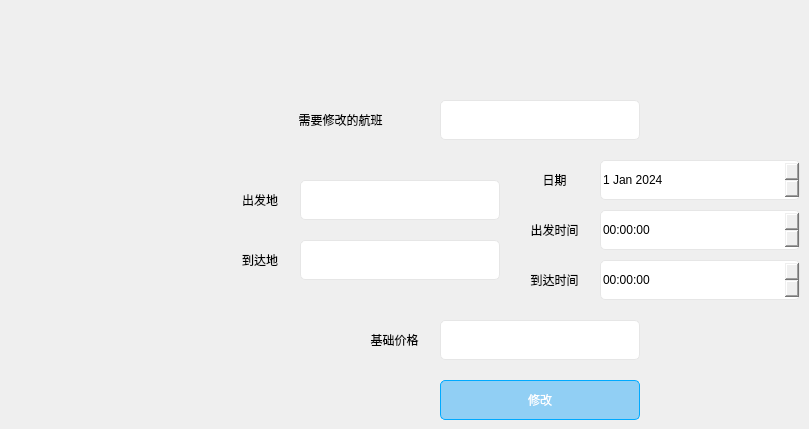
    <widget class="QWidget" name="page_2">
     <widget class="QLabel" name="label_4">
      <property name="geometry">
       <rect>
        <x>0</x>
        <y>240</y>
        <width>80</width>
        <height>80</height>
       </rect>
      </property>
      <property name="text">
       <string/>
      </property>
      <property name="pixmap">
       <pixmap resource="icon.qrc">:/new/prefix1/iconANDpic/point4.png</pixmap>
      </property>
     </widget>
     <widget class="QLabel" name="label_21">
      <property name="geometry">
       <rect>
        <x>260</x>
        <y>100</y>
        <width>161</width>
        <height>40</height>
       </rect>
      </property>
      <property name="styleSheet">
       <string notr="true">font: 700 16pt &quot;微软雅黑&quot;;</string>
      </property>
      <property name="text">
       <string>&lt;html&gt;&lt;head/&gt;&lt;body&gt;&lt;p&gt;需要修改的航班&lt;/p&gt;&lt;/body&gt;&lt;/html&gt;</string>
      </property>
      <property name="alignment">
       <set>Qt::AlignmentFlag::AlignCenter</set>
      </property>
     </widget>
     <widget class="QLineEdit" name="lineEdit_needToUpdateFlightId">
      <property name="geometry">
       <rect>
        <x>440</x>
        <y>100</y>
        <width>200</width>
        <height>40</height>
       </rect>
      </property>
      <property name="styleSheet">
       <string notr="true">
	font: 16pt &quot;Microsoft YaHei UI&quot;;
    border: 1px solid rgb(230, 230, 230);
    border-radius: 5px;

</string>
      </property>
     </widget>
     <widget class="QDateEdit" name="dateEdit_needToUpdateDate">
      <property name="geometry">
       <rect>
        <x>600</x>
        <y>160</y>
        <width>200</width>
        <height>40</height>
       </rect>
      </property>
      <property name="styleSheet">
       <string notr="true">
	font: 16pt &quot;Microsoft YaHei UI&quot;;
    border: 1px solid rgb(230, 230, 230);
    border-radius: 5px;
</string>
      </property>
      <property name="date">
       <date>
        <year>2024</year>
        <month>1</month>
        <day>1</day>
       </date>
      </property>
     </widget>
     <widget class="QTimeEdit" name="timeEdit_needToUpdateDepartureTime">
      <property name="geometry">
       <rect>
        <x>600</x>
        <y>210</y>
        <width>200</width>
        <height>40</height>
       </rect>
      </property>
      <property name="styleSheet">
       <string notr="true">
	font: 16pt &quot;Microsoft YaHei UI&quot;;
    border: 1px solid rgb(230, 230, 230);
    border-radius: 5px;
</string>
      </property>
     </widget>
     <widget class="QTimeEdit" name="timeEdit_needToUpdateArrivalTime">
      <property name="geometry">
       <rect>
        <x>600</x>
        <y>260</y>
        <width>200</width>
        <height>40</height>
       </rect>
      </property>
      <property name="styleSheet">
       <string notr="true">
	font: 16pt &quot;Microsoft YaHei UI&quot;;
    border: 1px solid rgb(230, 230, 230);
    border-radius: 5px;
</string>
      </property>
     </widget>
     <widget class="QLineEdit" name="lineEdit_needToUpdateDeparturePlace">
      <property name="geometry">
       <rect>
        <x>300</x>
        <y>180</y>
        <width>200</width>
        <height>40</height>
       </rect>
      </property>
      <property name="styleSheet">
       <string notr="true">QLineEdit {

	font: 16pt &quot;Microsoft YaHei UI&quot;;
    border: 1px solid rgb(230, 230, 230);
    border-radius: 5px;
}

</string>
      </property>
     </widget>
     <widget class="QLineEdit" name="lineEdit_needToUpdateArrivalPlace">
      <property name="geometry">
       <rect>
        <x>300</x>
        <y>240</y>
        <width>200</width>
        <height>40</height>
       </rect>
      </property>
      <property name="styleSheet">
       <string notr="true">
	font: 16pt &quot;Microsoft YaHei UI&quot;;
    border: 1px solid rgb(230, 230, 230);
    border-radius: 5px;

</string>
      </property>
     </widget>
     <widget class="QPushButton" name="pushButton_update">
      <property name="geometry">
       <rect>
        <x>440</x>
        <y>380</y>
        <width>200</width>
        <height>40</height>
       </rect>
      </property>
      <property name="styleSheet">
       <string notr="true">QPushButton {

	background-color: rgba(0, 159, 252,100);

	font: 700 16pt &quot;微软雅黑&quot;;
	color: rgb(255, 255, 255);
border: 1px solid rgb(0, 170, 255); 
    border-radius: 5px;
}

QPushButton:hover {  
	background-color: rgba(0, 159, 252,200);
}</string>
      </property>
      <property name="text">
       <string>修改</string>
      </property>
     </widget>
     <widget class="QLineEdit" name="lineEdit_needToUpdateBaseFare">
      <property name="geometry">
       <rect>
        <x>440</x>
        <y>320</y>
        <width>200</width>
        <height>40</height>
       </rect>
      </property>
      <property name="styleSheet">
       <string notr="true">font: 16pt &quot;Microsoft YaHei UI&quot;;
border: 1px solid rgb(230, 230, 230);
border-radius: 5px;


</string>
      </property>
     </widget>
     <widget class="QLabel" name="label_22">
      <property name="geometry">
       <rect>
        <x>509</x>
        <y>160</y>
        <width>91</width>
        <height>40</height>
       </rect>
      </property>
      <property name="styleSheet">
       <string notr="true">font: 700 16pt &quot;微软雅黑&quot;;</string>
      </property>
      <property name="text">
       <string>日期</string>
      </property>
      <property name="alignment">
       <set>Qt::AlignmentFlag::AlignCenter</set>
      </property>
     </widget>
     <widget class="QLabel" name="label_23">
      <property name="geometry">
       <rect>
        <x>509</x>
        <y>210</y>
        <width>91</width>
        <height>40</height>
       </rect>
      </property>
      <property name="styleSheet">
       <string notr="true">font: 700 16pt &quot;微软雅黑&quot;;</string>
      </property>
      <property name="text">
       <string>出发时间</string>
      </property>
      <property name="alignment">
       <set>Qt::AlignmentFlag::AlignCenter</set>
      </property>
     </widget>
     <widget class="QLabel" name="label_24">
      <property name="geometry">
       <rect>
        <x>220</x>
        <y>180</y>
        <width>80</width>
        <height>40</height>
       </rect>
      </property>
      <property name="styleSheet">
       <string notr="true">font: 700 16pt &quot;微软雅黑&quot;;</string>
      </property>
      <property name="text">
       <string>出发地</string>
      </property>
      <property name="alignment">
       <set>Qt::AlignmentFlag::AlignCenter</set>
      </property>
     </widget>
     <widget class="QLabel" name="label_25">
      <property name="geometry">
       <rect>
        <x>509</x>
        <y>260</y>
        <width>91</width>
        <height>40</height>
       </rect>
      </property>
      <property name="styleSheet">
       <string notr="true">font: 700 16pt &quot;微软雅黑&quot;;</string>
      </property>
      <property name="text">
       <string>到达时间</string>
      </property>
      <property name="alignment">
       <set>Qt::AlignmentFlag::AlignCenter</set>
      </property>
     </widget>
     <widget class="QLabel" name="label_26">
      <property name="geometry">
       <rect>
        <x>220</x>
        <y>240</y>
        <width>80</width>
        <height>40</height>
       </rect>
      </property>
      <property name="styleSheet">
       <string notr="true">font: 700 16pt &quot;微软雅黑&quot;;</string>
      </property>
      <property name="text">
       <string>到达地</string>
      </property>
      <property name="alignment">
       <set>Qt::AlignmentFlag::AlignCenter</set>
      </property>
     </widget>
     <widget class="QLabel" name="label_27">
      <property name="geometry">
       <rect>
        <x>349</x>
        <y>320</y>
        <width>91</width>
        <height>40</height>
       </rect>
      </property>
      <property name="styleSheet">
       <string notr="true">font: 700 16pt &quot;微软雅黑&quot;;</string>
      </property>
      <property name="text">
       <string>基础价格</string>
      </property>
      <property name="alignment">
       <set>Qt::AlignmentFlag::AlignCenter</set>
      </property>
     </widget>
    </widget>
